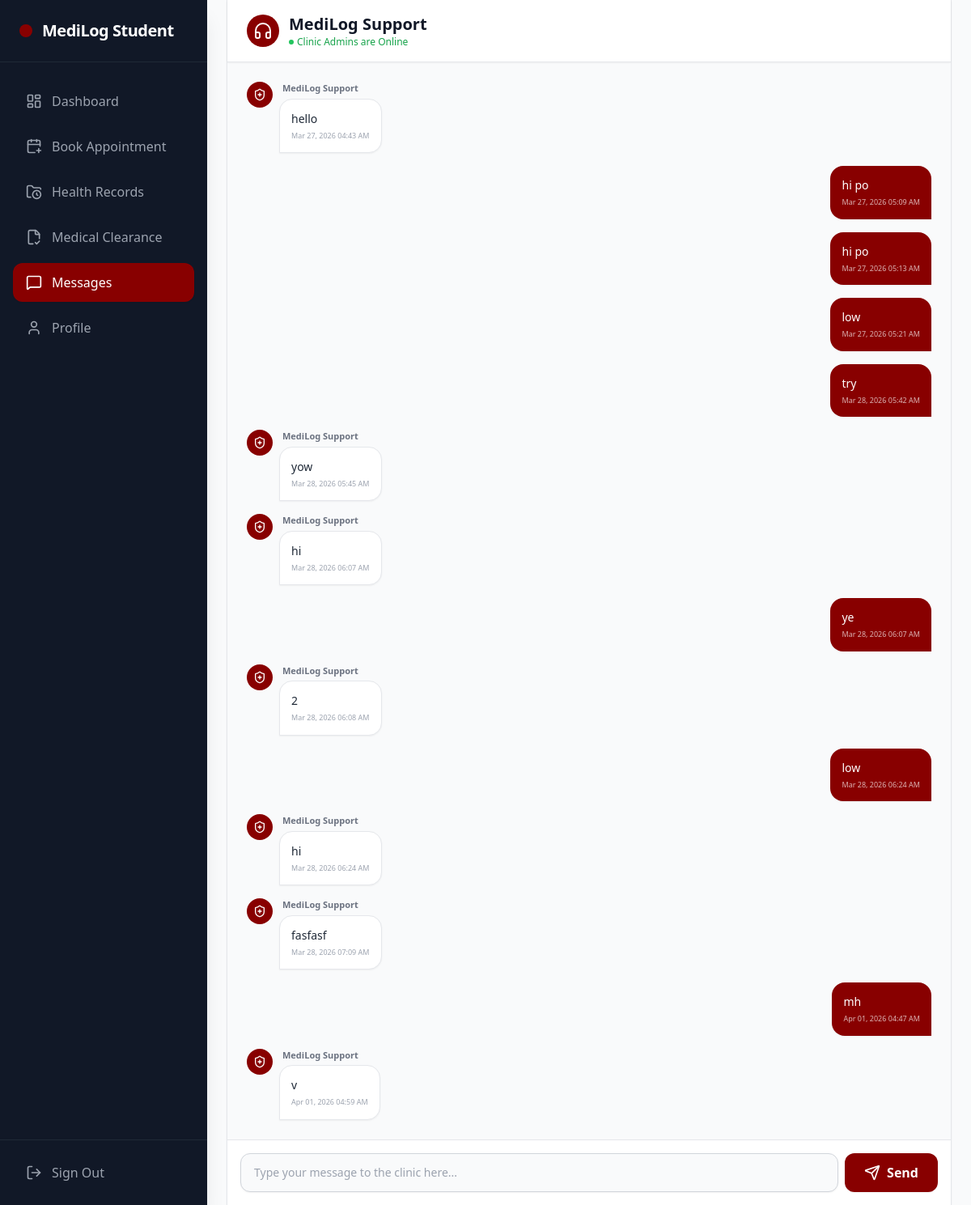
Page /student/messages.php (signed in) on the earlier database version.
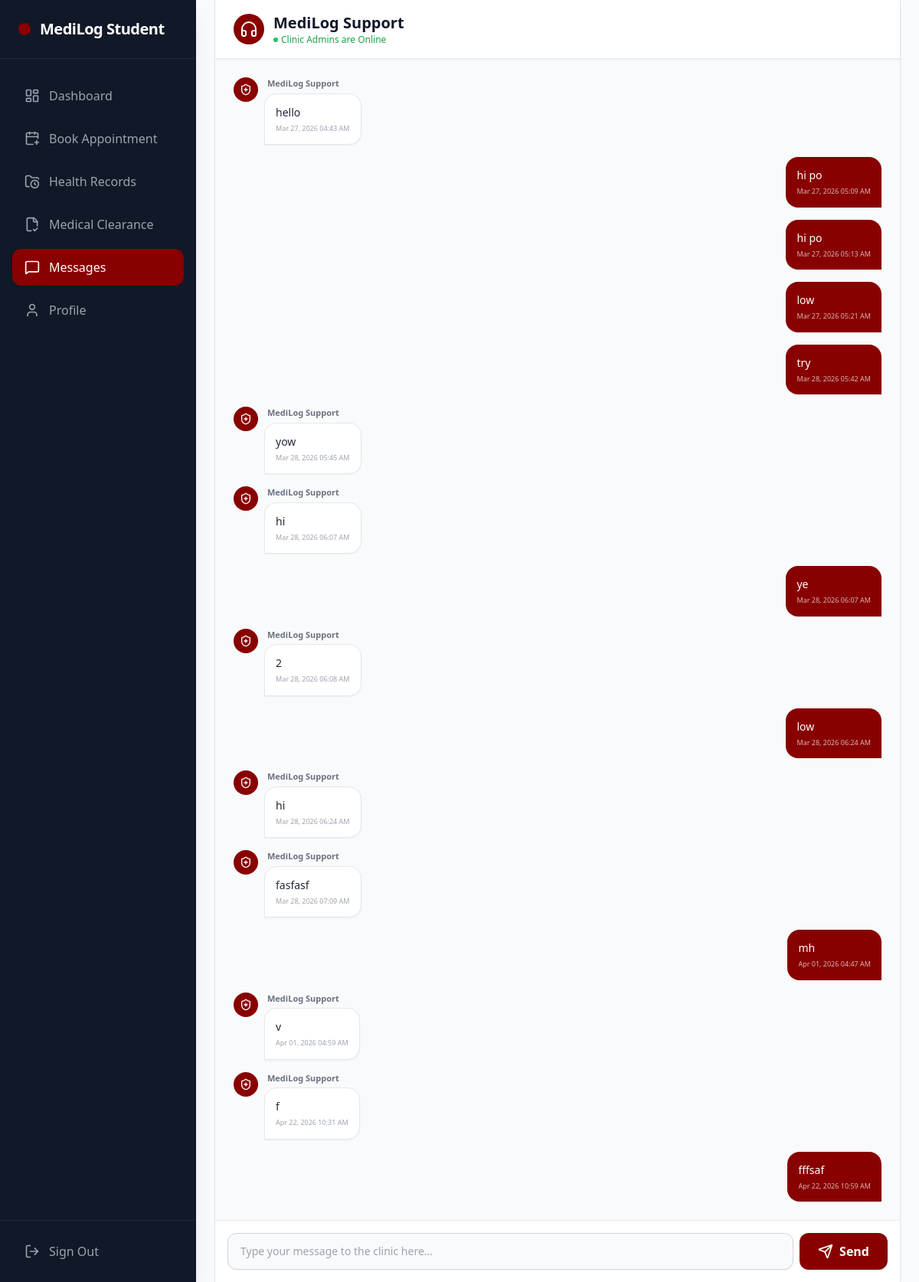
Same page on the later database version.
### tables this page shows
CREATE TABLE `messages` (
  `id` int(11) NOT NULL,
  `sender_id` int(11) NOT NULL,
  `receiver_id` int(11) NOT NULL,
  `message` text NOT NULL,
  `is_read` tinyint(1) DEFAULT 0,
  `created_at` timestamp NOT NULL DEFAULT current_timestamp()
);

### student/messages.php (the view, shortened to what the changed rows need)
<?php
require '../db_connect.php';
$user_id = $_SESSION['user_id'];
$msgStmt = $pdo->prepare("
    SELECT m.*, u.role as sender_role
    FROM messages m
    LEFT JOIN users u ON m.sender_id = u.id
    WHERE m.sender_id = ? OR m.receiver_id = ?
    ORDER BY m.created_at ASC
");
$msgStmt->execute([$user_id, $user_id]);
$chat_history = $msgStmt->fetchAll(PDO::FETCH_ASSOC);
?>
<!DOCTYPE html>
<html lang="en">
<head>
    <script src="https://cdn.tailwindcss.com"></script>
</head>
<body class="bg-gray-50 flex h-screen overflow-hidden">
    <main class="flex-1 flex flex-col h-full bg-white max-w-4xl mx-auto border-x border-gray-200 shadow-sm relative pb-[72px] md:pb-0">
        <header class="bg-white border-b border-gray-200 px-6 py-4 flex items-center gap-3 z-10 flex-shrink-0 shadow-sm">
            <div>
                <h1 class="text-xl font-bold text-gray-900">MediLog Support</h1>
            </div>
        </header>
        <div class="flex-1 overflow-y-auto p-4 sm:p-6 space-y-4 bg-gray-50" id="chat-container">
            <?php if(empty($chat_history)): ?>
                <div class="text-center text-gray-400 mt-10">
                    <i data-lucide="message-circle" class="h-12 w-12 mx-auto mb-2 opacity-50"></i>
                    <p>Send a message to the clinic. An admin will reply shortly.</p>
                </div>
            <?php else: ?>
                <?php foreach($chat_history as $msg):
                    $isAdmin = in_array($msg['sender_role'], ['admin', 'faculty', 'super_admin', 'dentist']);
                    $isMe = ($msg['sender_id'] == $user_id);
                ?>
                    <div class="flex <?= $isMe ? 'justify-end' : 'justify-start' ?> mb-4">
                        <?php if($isAdmin && !$isMe): ?>
                            <div class="h-8 w-8 bg-pup-maroon rounded-full flex items-center justify-center mr-2 flex-shrink-0">
                                <i data-lucide="shield-plus" class="h-4 w-4 text-white"></i>
                            </div>
                        <?php endif; ?>
                        <div class="max-w-[75%]">
                            <?php if($isAdmin && !$isMe): ?>
                                <p class="text-[11px] font-bold text-gray-500 mb-1 ml-1">MediLog Support</p>
                            <?php endif; ?>
                            <div class="p-3.5 rounded-2xl <?= $isMe ? 'bg-pup-maroon text-white rounded-br-none shadow-sm' : 'bg-white border border-gray-200 text-gray-800 rounded-bl-none shadow-sm' ?>">
                                <p class="text-sm"><?= nl2br(htmlspecialchars($msg['message'])) ?></p>
                                <p class="text-[9px] <?= $isMe ? 'text-white/70 text-right' : 'text-gray-400 text-left' ?> mt-1"><?= date("M d, Y h:i A", strtotime($msg['created_at'])) ?></p>
                            </div>
                        </div>
                    </div>
                <?php endforeach; ?>
            <?php endif; ?>
        </div>
    </main>
</body>
</html>

Differences in the rows shown:
added messages: shows "MediLog Support", message "f", created_at "Apr 22, 2026 10:31 AM"
added messages: message "fffsaf", created_at "Apr 22, 2026 10:59 AM"
